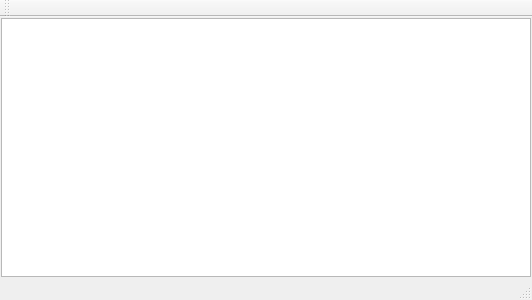
<?xml version="1.0" encoding="UTF-8"?>
<ui version="4.0">
 <class>MainWindow</class>
 <widget class="QMainWindow" name="MainWindow">
  <property name="geometry">
   <rect>
    <x>0</x>
    <y>0</y>
    <width>532</width>
    <height>300</height>
   </rect>
  </property>
  <property name="windowTitle">
   <string>Rinobot SPL Simulator</string>
  </property>
  <widget class="QWidget" name="centralWidget">
   <layout class="QGridLayout" name="gridLayout">
    <property name="leftMargin">
     <number>1</number>
    </property>
    <property name="topMargin">
     <number>1</number>
    </property>
    <property name="rightMargin">
     <number>1</number>
    </property>
    <property name="bottomMargin">
     <number>1</number>
    </property>
    <item row="1" column="0">
     <widget class="QTextEdit" name="txtLog"/>
    </item>
   </layout>
  </widget>
  <widget class="QMenuBar" name="menuBar">
   <property name="geometry">
    <rect>
     <x>0</x>
     <y>0</y>
     <width>532</width>
     <height>22</height>
    </rect>
   </property>
  </widget>
  <widget class="QToolBar" name="mainToolBar">
   <attribute name="toolBarArea">
    <enum>TopToolBarArea</enum>
   </attribute>
   <attribute name="toolBarBreak">
    <bool>false</bool>
   </attribute>
  </widget>
  <widget class="QStatusBar" name="statusBar"/>
 </widget>
 <layoutdefault spacing="6" margin="11"/>
 <resources/>
 <connections/>
</ui>
